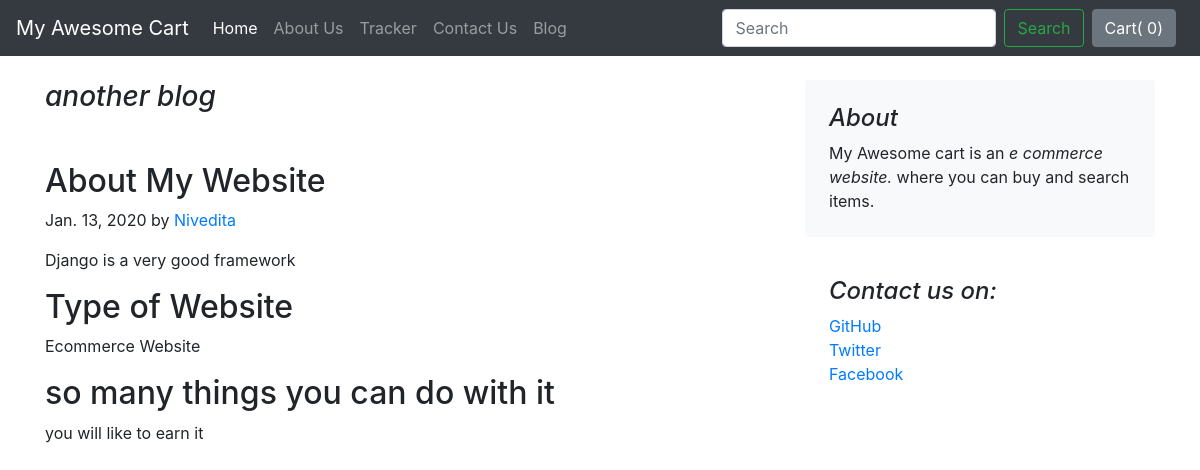
The page /blog/blogPost/4 on the database its author committed.
### blog/models.py (models this page shows)
class Blogpost(models.Model):
    post_id=models.AutoField(primary_key=True)
    title=models.TextField(max_length=50)
    head0=models.CharField( max_length=500,default="")
    chead0=models.CharField( max_length=5000,default="")
    head1=models.CharField( max_length=500,default="")
    chead1=models.CharField( max_length=5000,default="")
    head2=models.CharField( max_length=500,default="")
    chead2=models.CharField( max_length=5000,default="")
    pub_Date=models.DateField()
    thumbnail=models.ImageField(upload_to="shop/images",default="")
    def __str__(self):
       return self.title

### blog/views.py (the view)
# urls.py: path("blogPost/<int:id>",views.blogpost,name="blogPost"),
def blogpost(request , id):
    post=Blogpost.objects.filter(post_id=id)[0]
    print(post)
    return render(request,'blog/blogpost.html',{'post':post})

### blog/templates/blog/blogpost.html (shortened to what this page needs)
{% extends 'blog/basic.html' %}
{% block body %}
<div class="container">
<div class="row mt-4">
    <div class="col-md-8 blog-main">
      <h3 class="pb-4 mb-4 font-italic ">
        {{post.title}}
      </h3>
      <div class="blog-post">
        <h2 class="blog-post-title">{{post.head0}}</h2>
        <p class="blog-post-meta">{{post.pub_Date}} by <a href="#">Nivedita</a></p>
        <p>{{post.chead0}}</p>
        <h2>{{post.head1}}</h2>
        <p>{{post.chead1}}</p>
          <h2>{{post.head2}}</h2>
        <p>{{post.chead2}}</p>
      </div>
    </div>
    <aside class="col-md-4 blog-sidebar">
      <div class="p-4 mb-3 bg-light rounded">
        <h4 class="font-italic">About</h4>
        <p class="mb-0">My Awesome cart is an  <em>e commerce website.</em> where you can buy and search items. </p>
  </div>
      <div class="p-4">
        <h4 class="font-italic">Contact us on: </h4>
        <ol class="list-unstyled">
          <li><a href="#">GitHub</a></li>
          <li><a href="#">Twitter</a></li>
          <li><a href="#">Facebook</a></li>
        </ol>
      </div>
    </aside>
  </div>
  </div>
{% endblock %}

### rows shown on the page
Blogpost: title "another blog", head0 "About My Website", pub_Date "Jan. 13, 2020", chead0 "Django is a very good framework", head1 "Type of Website", chead1 "Ecommerce Website", head2 "so many things you can do with it", chead2 "you will like to earn it"
